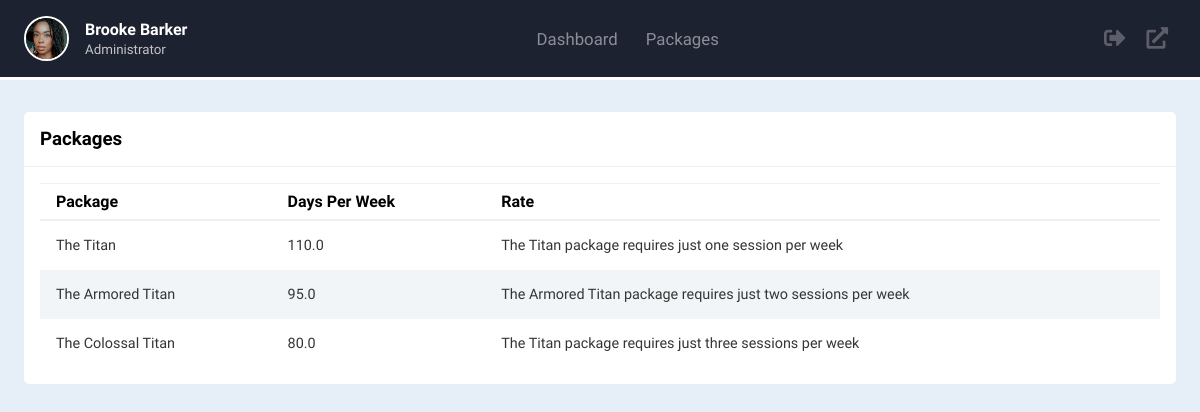
/packages/, run on an earlier commit of the app's database.
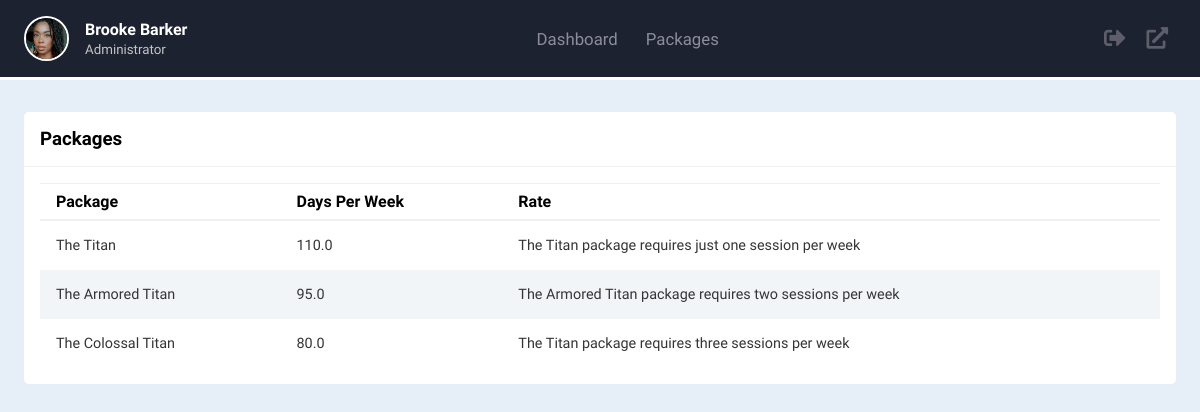
And on a later commit of the database.
### accounts/models.py (models this page shows, shortened)
class Package(models.Model):
    name = models.CharField(max_length=200, null=True)
    hourly_rate = models.FloatField(null=True)
    description = models.CharField(max_length=200, null=True)
    date_created = models.DateTimeField(auto_now_add=True, null=True)

### accounts/views.py (the view)
# urls.py: path('packages/', views.packages, name="packages"),
def packages(request):
    packages = Package.objects.all()
    return render(request,'accounts/packages.html', {'packages': packages})

### accounts/templates/accounts/packages.html (shortened to what this page needs)
{% extends 'accounts/main.html' %}
{% block content %}
{% include 'accounts/dashboard-navbar.html' %}
    <div class="main-content">
        <main>
            <div class="client-list-wrapper">
                <div class="client-list-header">
                    <h3>Packages</h3>
                </div>
                <div class="client-list-body">
                    <div class="table-responsive">
                        <table width="100%">
                            <thead>
                                <tr>
                                    <th>Package</th>
                                    <th>Days Per Week</th>
                                    <th>Rate</th>
                                </tr>
                            </thead>
                            {% for i in packages %}
                                <tr>
                                    <td>{{i.name}}</td>
                                    <td>{{i.hourly_rate}}</td>
                                    <td>{{i.description}}</td>
                                </tr>
                            {% endfor %}
                        </table>
                    </div>
                </div>
            </div>
        </main>
    </div>
{% endblock %}

What changed in the data, as far as the page shows it:
changed Package "The Armored Titan": description "The Armored Titan package requires just two sessions per week" → "The Armored Titan package requires two sessions per week"
changed Package "The Colossal Titan": description "The Titan package requires just three sessions per week" → "The Titan package requires three sessions per week"
